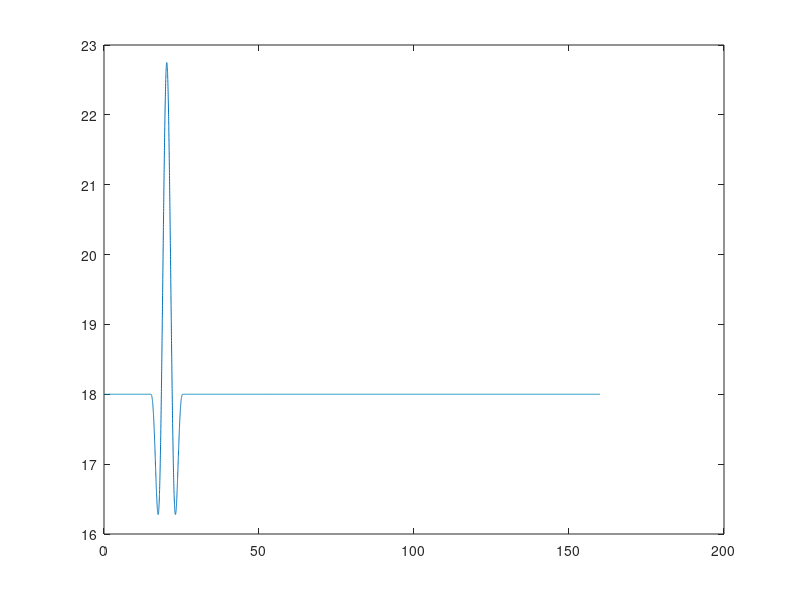

This figure's MATLAB source: (Note: this script raises an error after producing the figure.)
clear all;
close all;
clc;

%%
FileName = 'EOG_URef_18';

%% Preprocessing
% time
T           = 160;                  % [s]   simulation length
dt          = 1/80;               	% [s]   simulation time step

% wind
V_hub       = 18;                   % [m/s] mean wind speed at hub height 
T_gust      = 10.5;                 % [s]   length of EOG
t_start     = 15;                   % [s]   time when EOG should start
V_ref       = 50;                   % [m/s] reference wind speed average over 10 min
I_ref       = 0.16;                 % [-]   expected value of the turbulence intensity at 15 m/s
D           = 240;                  % [m]   rotor diameter

% calculation of wind signals
t           = 0:dt:T-dt;

% Longitudinal scale parameter at hub height (assuming hub height >60 m)
lambda1     = 42;

% Extreme Operational Gust (EOG) definition
sigma1      = I_ref * (0.75*V_hub + 5.6);
V_e50     	= 1.4*V_ref;
V_e1      	= 0.8*V_e50;
V_gust      = min([1.35*(V_e1-V_hub), 3.3*(sigma1/(1+0.1*D/lambda1))]);

% EOG wind speed vector
u           = zeros(1, length(t));
for iTimeStep = 1:length(t)
    if (t(iTimeStep) >= t_start) && (t(iTimeStep) <= t_start+T_gust)
        t_EOG           = t(iTimeStep) - t_start;
        u(iTimeStep)    = V_hub-0.37*V_gust*sin(3*pi*t_EOG/T_gust)*(1-cos(2*pi*t_EOG/T_gust));
    else
        u(iTimeStep)    = V_hub;
    end
end


figure()
plot(t,u)


% Some variables required in the Type 4 wind: Bladed style
HubHeight   = 150;
dy          = 150;
dz          = 150;
Ny          = 3;
Nz          = 3;
URef        = V_hub;
zOffset     = HubHeight;
z0          = 0.1;          % the rougthness length, not really used


SummVars(1) = HubHeight;    % HubHeight
SummVars(3) = URef;

velocity    = zeros(max(size(t)),3,Ny,Nz);
% prepare to write out
for iy = 1:Ny
    for iz = 1:Nz
        velocity(:,1,iy,iz) = u;
    end
end

% here we use std u for v and w components, to avoid dividing by zero
SummVars(4) = std(squeeze(velocity(:,1,1,1)))/URef*100;
SummVars(5) = std(squeeze(velocity(:,1,1,1)))/URef*100;
SummVars(6) = std(squeeze(velocity(:,1,1,1)))/URef*100;

disp('Exporting rotor plane wind field as ".wnd" binary files...')
% write the .wnd
WriteBLgrid([FileName '.wnd'], velocity, dy, dz, dt, zOffset, z0, SummVars)

% Now write a sum file
fileID    = fopen([FileName '.sum'],'w');
fprintf(fileID,'This summary file is not complete it only contains required information for the OpenFAST');
fprintf(fileID,'\n');
fprintf(fileID,'F        Clockwise rotation when looking downwind?\n');
fprintf(fileID,[num2str(SummVars(1)) '  Hub height [m] \n']);
fprintf(fileID,['UBar   =  ' num2str(SummVars(3)) ' m/s \n']);
fprintf(fileID,['TI(u)  =  ' num2str(SummVars(4)) ' %%\n']);
fprintf(fileID,['TI(v)  =  ' num2str(SummVars(5)) ' %%\n']);
fprintf(fileID,['TI(w)  =  ' num2str(SummVars(6)) ' %%\n']);
fprintf(fileID,['Height Offset =  ' num2str(0) ' m\n']);
fprintf(fileID,'Creating a PERIODIC output file.');
fclose(fileID);

